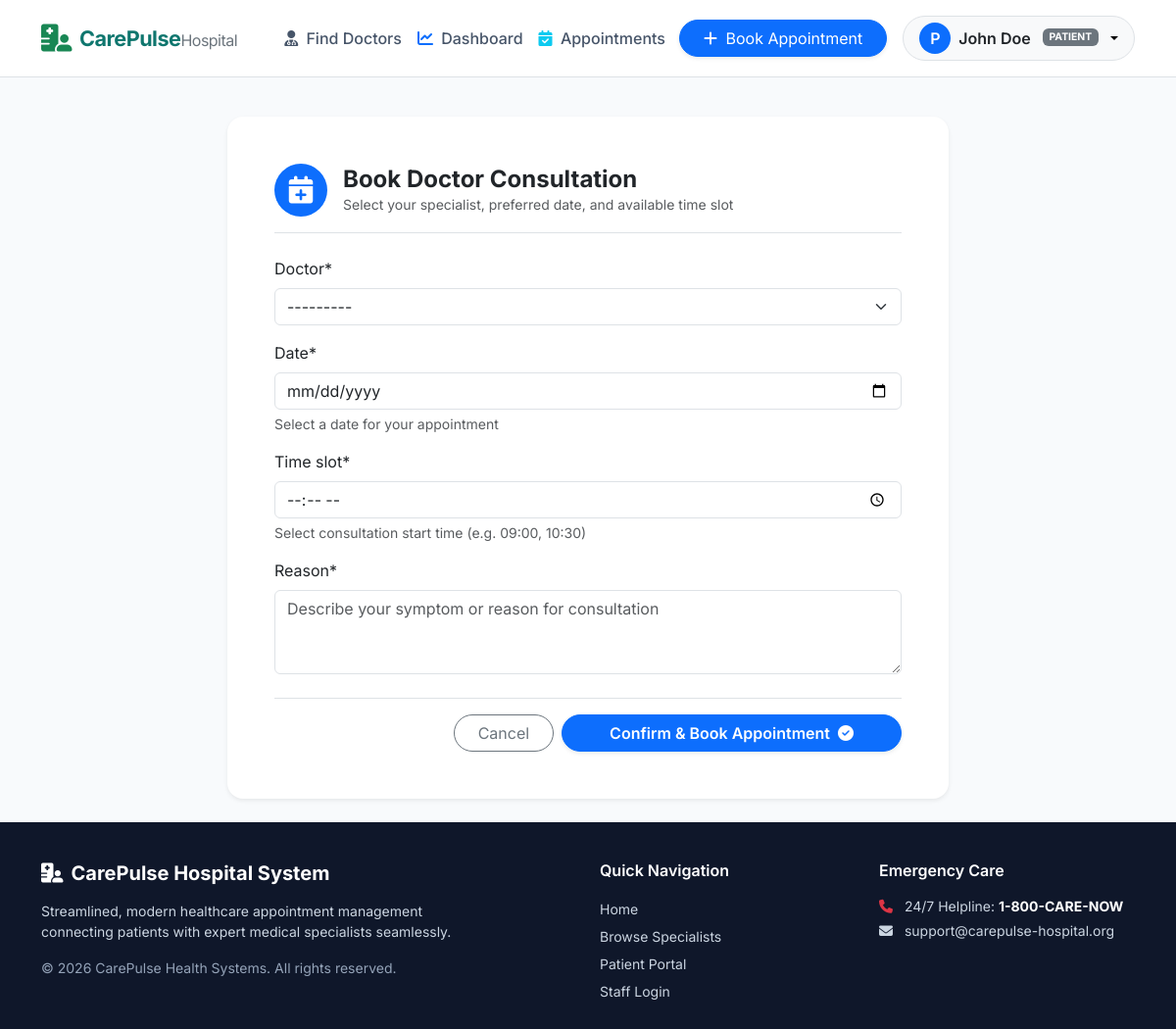
The page /appointments/book/ (signed in) on the database its author committed.
### apps/accounts/models.py (models this page shows, shortened)
class CustomUser(AbstractUser):
    ROLE_ADMIN = 'admin'
    ROLE_DOCTOR = 'doctor'
    ROLE_PATIENT = 'patient'
    ROLE_CHOICES = (
        (ROLE_ADMIN, 'Admin'),
        (ROLE_DOCTOR, 'Doctor'),
        (ROLE_PATIENT, 'Patient'),
    )
    GENDER_CHOICES = (
        ('male', 'Male'),
        ('female', 'Female'),
        ('other', 'Other'),
    )
    role = models.CharField(max_length=20, choices=ROLE_CHOICES, default=ROLE_PATIENT)
    phone = models.CharField(max_length=20, blank=True, null=True)
    gender = models.CharField(max_length=10, choices=GENDER_CHOICES, blank=True, null=True)
    date_of_birth = models.DateField(blank=True, null=True)
    @property
    def is_admin(self):
        return self.role == self.ROLE_ADMIN or self.is_superuser
    @property
    def is_doctor(self):
        return self.role == self.ROLE_DOCTOR
    @property
    def is_patient(self):
        return self.role == self.ROLE_PATIENT
    def get_display_name(self):
        full_name = self.get_full_name()
        if full_name:
            return f"Dr. {full_name}" if self.is_doctor else full_name
        return self.username

### apps/appointments/views.py (the view)
# urls.py: path('book/', views.book_appointment, name='book'),
@login_required
def book_appointment(request):
    if not request.user.is_patient:
        messages.error(request, "Only registered patients can book appointments.")
        return redirect('core:dashboard_redirect')
    patient_profile, _ = PatientProfile.objects.get_or_create(user=request.user)
    doctor_id = request.GET.get('doctor')
    if request.method == 'POST':
        form = AppointmentBookingForm(request.POST, doctor_id=doctor_id)
        if form.is_valid():
            appointment = form.save(commit=False)
            appointment.patient = patient_profile
            appointment.status = Appointment.STATUS_PENDING
            appointment.save()
            try:
                subject = f"Appointment Booked - #{appointment.id}"
                message = (
                    f"Hello {request.user.get_full_name() or request.user.username},\n\n"
                    f"Your appointment with {appointment.doctor.get_full_title()} is successfully booked.\n"
                    f"Date: {appointment.date}\n"
                    f"Time: {appointment.time_slot.strftime('%H:%M')}\n"
                    f"Status: Pending Confirmation\n\n"
                    f"Thank you for choosing our Hospital System."
                )
                send_mail(
                    subject,
                    message,
                    settings.DEFAULT_FROM_EMAIL,
                    [request.user.email],
                    fail_silently=True,
                )
            except Exception:
                pass
            messages.success(request, f"Appointment successfully booked for {appointment.date} at {appointment.time_slot.strftime('%H:%M')}! Status: Pending.")
            return redirect('appointments:my_appointments')
    else:
        form = AppointmentBookingForm(doctor_id=doctor_id)
    selected_doctor = DoctorProfile.objects.filter(pk=doctor_id).first() if doctor_id else None
    return render(request, 'appointments/book.html', {
        'form': form,
        'selected_doctor': selected_doctor
    })

### apps/appointments/forms.py (shortened to what this page needs)
class AppointmentBookingForm(forms.ModelForm):
    date = forms.DateField(
        widget=forms.DateInput(attrs={'type': 'date', 'class': 'form-control'}),
        help_text="Select a date for your appointment"
    )
    time_slot = forms.TimeField(
        widget=forms.TimeInput(attrs={'type': 'time', 'class': 'form-control'}),
        help_text="Select consultation start time (e.g. 09:00, 10:30)"
    )
    class Meta:
        model = Appointment
        fields = ('doctor', 'date', 'time_slot', 'reason')
        widgets = {
            'doctor': forms.Select(attrs={'class': 'form-select'}),
            'reason': forms.Textarea(attrs={'rows': 3, 'class': 'form-control', 'placeholder': 'Describe your symptom or reason for consultation'}),
        }
    def __init__(self, *args, **kwargs):
        doctor_id = kwargs.pop('doctor_id', None)
        super().__init__(*args, **kwargs)
        if doctor_id:
            self.fields['doctor'].queryset = DoctorProfile.objects.filter(pk=doctor_id, is_active=True)
            self.fields['doctor'].initial = doctor_id
        else:
            self.fields['doctor'].queryset = DoctorProfile.objects.filter(is_active=True)

### apps/doctors/models.py (called while the page is built)
    def get_full_title(self):
        full_name = self.user.get_full_name()
        return f"Dr. {full_name}" if full_name else f"Dr. {self.user.username}"

    def __str__(self):
        return f"{self.get_full_title()} - {self.specialization}"

### templates/appointments/book.html (shortened to what this page needs)
{% extends 'base.html' %}
{% load crispy_forms_tags %}
{% block content %}
<div class="container py-4">
    <div class="row justify-content-center">
        <div class="col-lg-8">
            <div class="card custom-card border-0 p-4 p-md-5 rounded-4 shadow-sm">
                <div class="d-flex align-items-center gap-3 mb-4 pb-3 border-bottom">
                    <div class="bg-primary text-white rounded-circle d-flex align-items-center justify-content-center" style="width: 54px; height: 54px;">
                        <i class="fa-solid fa-calendar-plus fs-3"></i>
                    </div>
                    <div>
                        <h4 class="fw-bold mb-0">Book Doctor Consultation</h4>
                        <p class="text-muted small mb-0">Select your specialist, preferred date, and available time slot</p>
                    </div>
                </div>
                <form method="POST" id="bookingForm">
                    {{ form|crispy }}
                    <div class="d-flex justify-content-end gap-2 mt-4 pt-3 border-top">
                        <a href="{% url 'doctors:doctor_list' %}" class="btn btn-outline-secondary rounded-pill px-4">Cancel</a>
                        <button type="submit" class="btn btn-primary rounded-pill px-5 fw-semibold shadow-sm">
                            Confirm & Book Appointment <i class="fa-solid fa-check-circle ms-1"></i>
                        </button>
                    </div>
                </form>
            </div>
        </div>
    </div>
</div>
{% endblock %}

### templates/base.html (shortened to what this page needs)
<!DOCTYPE html>
<html lang="en">
<head>
    <link href="https://cdn.jsdelivr.net/npm/bootstrap@5.3.0/dist/css/bootstrap.min.css" rel="stylesheet">
    <link rel="stylesheet" href="https://cdnjs.cloudflare.com/ajax/libs/font-awesome/6.4.0/css/all.min.css">
    {% load static %}
    <link rel="stylesheet" href="{% static 'css/style.css' %}">
</head>
<body>
    <nav class="navbar navbar-expand-lg navbar-light bg-white border-bottom sticky-top py-3">
        <div class="container">
            <a class="navbar-brand navbar-brand-custom d-flex align-items-center gap-2" href="{% url 'core:home' %}">
                <i class="fa-solid fa-hospital-user text-success fs-3"></i>
                <span>CarePulse<span class="text-secondary fw-normal fs-6">Hospital</span></span>
            </a>
            <div class="collapse navbar-collapse" id="navbarMain">
                <ul class="navbar-nav me-auto mb-2 mb-lg-0 ms-lg-4">
                    <li class="nav-item">
                        <a class="nav-link" href="{% url 'doctors:doctor_list' %}">
                            <i class="fa-solid fa-user-doctor me-1 text-teal"></i> Find Doctors
                        </a>
                    </li>
                    {% if user.is_authenticated %}
                        <li class="nav-item">
                            <a class="nav-link" href="{% url 'core:dashboard_redirect' %}">
                                <i class="fa-solid fa-chart-line me-1 text-primary"></i> Dashboard
                            </a>
                        </li>
                        <li class="nav-item">
                            <a class="nav-link" href="{% url 'appointments:my_appointments' %}">
                                <i class="fa-solid fa-calendar-check me-1 text-info"></i> Appointments
                            </a>
                        </li>
                    {% endif %}
                </ul>
                <div class="d-flex align-items-center gap-3">
                    {% if user.is_authenticated %}
                        {% if user.is_patient %}
                            <a href="{% url 'appointments:book' %}" class="btn btn-teal btn-primary rounded-pill px-4 shadow-sm">
                                <i class="fa-solid fa-plus me-1"></i> Book Appointment
                            </a>
                        {% endif %}
                        <div class="dropdown">
                            <button class="btn btn-light rounded-pill border dropdown-toggle px-3 d-flex align-items-center gap-2" type="button" data-bs-toggle="dropdown">
                                <div class="bg-primary text-white rounded-circle d-flex align-items-center justify-content-center" style="width: 32px; height: 32px; font-weight: 600;">
                                    {{ user.username|slice:":1"|upper }}
                                </div>
                                <span class="fw-semibold text-dark">{{ user.get_display_name }}</span>
                                <span class="badge bg-secondary text-uppercase ms-1" style="font-size: 0.65rem;">{{ user.role }}</span>
                            </button>
                        </div>
                    {% else %}
                        <a href="{% url 'accounts:login' %}" class="btn btn-outline-secondary rounded-pill px-4">Log In</a>
                        <a href="{% url 'accounts:register_patient' %}" class="btn btn-primary rounded-pill px-4 shadow-sm">
                            <i class="fa-solid fa-user-plus me-1"></i> Patient Sign Up
                        </a>
                    {% endif %}
                </div>
            </div>
        </div>
    </nav>
    <main class="main-content">
        {% block content %}{% endblock %}
    </main>
    <footer class="footer-custom mt-auto">
        <div class="container">
            <div class="row gy-4">
                <div class="col-md-5">
                    <h5 class="text-white fw-bold mb-3">
                        <i class="fa-solid fa-hospital-user text-teal me-2"></i>CarePulse Hospital System
                    </h5>
                    <p class="small mb-3 text-light-subtle" style="color: #cbd5e1 !important;">
                        Streamlined, modern healthcare appointment management connecting patients with expert medical specialists seamlessly.
                    </p>
                    <div class="small" style="color: #94a3b8 !important;">&copy; 2026 CarePulse Health Systems. All rights reserved.</div>
                </div>
                <div class="col-md-3 offset-md-1">
                    <h6 class="text-white fw-semibold mb-3">Quick Navigation</h6>
                    <ul class="list-unstyled small lh-lg mb-0">
                        <li><a href="{% url 'core:home' %}" class="text-decoration-none" style="color: #cbd5e1;">Home</a></li>
                        <li><a href="{% url 'doctors:doctor_list' %}" class="text-decoration-none" style="color: #cbd5e1;">Browse Specialists</a></li>
                        <li><a href="{% url 'accounts:register_patient' %}" class="text-decoration-none" style="color: #cbd5e1;">Patient Portal</a></li>
                        <li><a href="{% url 'accounts:login' %}" class="text-decoration-none" style="color: #cbd5e1;">Staff Login</a></li>
                    </ul>
                </div>
                <div class="col-md-3">
                    <h6 class="text-white fw-semibold mb-3">Emergency Care</h6>
                    <p class="small mb-1" style="color: #cbd5e1 !important;"><i class="fa-solid fa-phone me-2 text-danger"></i> 24/7 Helpline: <strong class="text-white">1-800-CARE-NOW</strong></p>
                    <p class="small mb-0" style="color: #cbd5e1 !important;"><i class="fa-solid fa-envelope me-2 text-teal"></i> support@carepulse-hospital.org</p>
                </div>
            </div>
        </div>
    </footer>
</body>
</html>

### static/css/style.css (style rules this page uses)
:root { --primary-color: #0d6efd; --teal-primary: #0f766e; --teal-accent: #14b8a6; --dark-slate: #0f172a; --light-bg: #f8fafc; --card-shadow: 0 10px 25px -5px rgba(15, 23, 42, 0.08), 0 8px 10px -6px rgba(15, 23, 42, 0.04); }
body { font-family: 'Inter', system-ui, -apple-system, BlinkMacSystemFont, 'Segoe UI', Roboto, sans-serif; background-color: var(--light-bg); color: #334155; min-height: 100vh; display: flex; flex-direction: column; }
.main-content { flex: 1; }
.navbar-brand-custom { font-weight: 700; font-size: 1.35rem; color: #0f766e !important; letter-spacing: -0.5px; }
.nav-link { font-weight: 500; color: #475569; }
.custom-card { border: 1px solid rgba(226, 232, 240, 0.8); border-radius: 1rem; background: #ffffff; box-shadow: var(--card-shadow); }
.footer-custom { background-color: var(--dark-slate); color: #e2e8f0; padding: 2.5rem 0 1.5rem 0; margin-top: 4rem; }

### rows shown on the page
CustomUser: username "P", get_display_name "John Doe", role "PATIENT"
